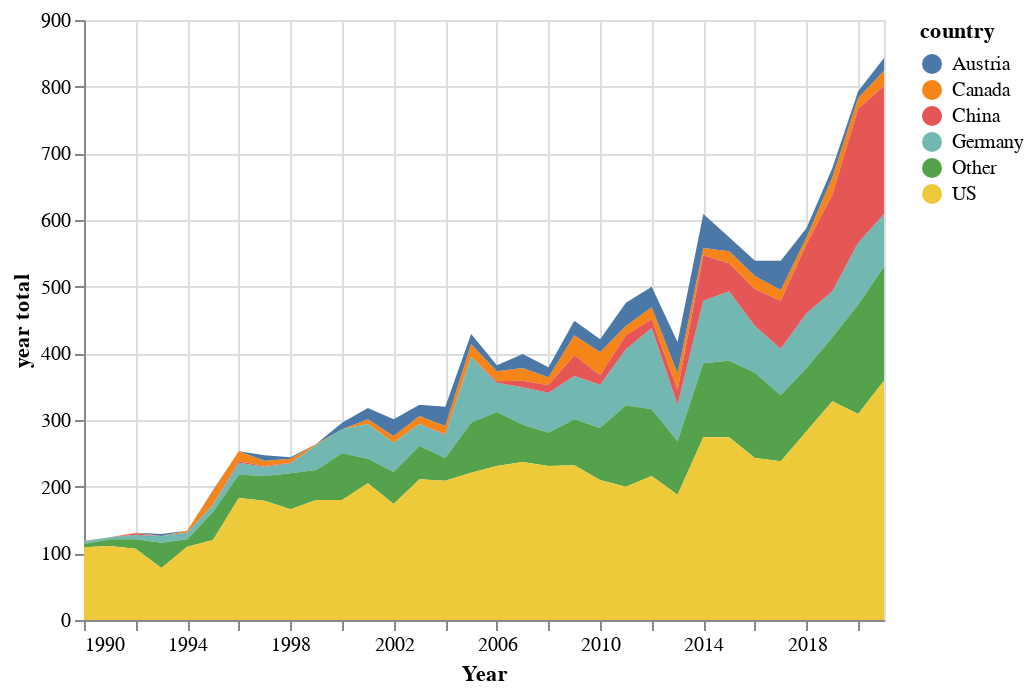

The cell this chart's notebook holds for it:
### Code cell
source = cntry_ts_prop_df

chart1 = alt.Chart(source).mark_area().encode(
    x="Year:T",
    y="year total:Q",
    color="country:N"
)

chart1

### Figure 1 — Vega-Lite specification as saved in the notebook (floating-point values rounded to 4 significant figures; data arrays with more than 128 entries replaced by an {"elided": "..."} marker saying what was removed)
{"config": {"view": {"continuousWidth": 400, "continuousHeight": 300}}, "data": {"name": "data-451bd6918b75a29d1f7cb7054ced1527"}, "mark": "area", "encoding": {"color": {"field": "country", "type": "nominal"}, "x": {"field": "Year", "type": "temporal"}, "y": {"field": "year total", "type": "quantitative"}}, "$schema": "https://vega.github.io/schema/vega-lite/v4.17.0.json", "datasets": {"data-451bd6918b75a29d1f7cb7054ced1527": {"elided": "172 records"}}}
